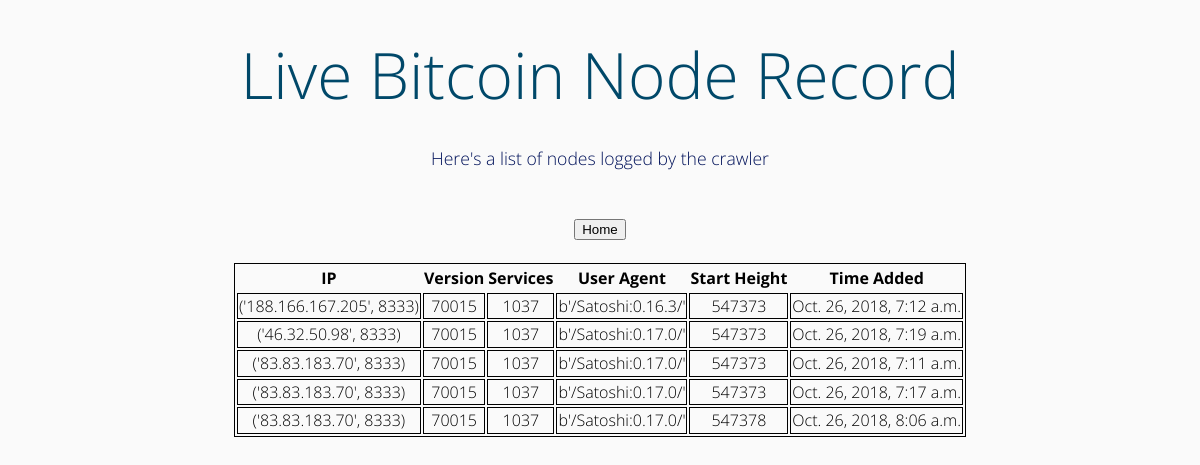
Screenshot of /nodelist with the database file from the repository.
### btccrawl/models.py (models this page shows)
class Node(models.Model):
	ip = models.CharField(max_length=60, ) #unique=True
	version = models.CharField(max_length=60)
	services = models.CharField(max_length=60)
	user_agent = models.CharField(max_length=60)
	start_height = models.CharField(max_length=60)
	created_date = models.DateTimeField(auto_now_add=True)

### btccrawl/views.py (the view)
# urls.py: url(r'^nodelist', views.nodelist),
def nodelist(request):
    nodelog = Node.objects.order_by('ip')
    results = {"node_db":nodelog}
    return render(request,'nodelist.html',results)

### templates/nodelist.html (shortened to what this page needs)
<!DOCTYPE html>
{% load static %}
<html>
  <head>
    <link rel="stylesheet" href="{% static "mystyle.css" %}"/>
  </head>
  <body>
    <h1>Live Bitcoin Node Record</h1>
    <h2>Here's a list of nodes logged by the crawler</h2>
    <div class="djangtwo">
      {% if node_db %}
        <form method="POST" action='{% url 'index' %}'>
        <input type="submit" class="btn btn-primary" align "center" value="Home">
      </form>
      <br>
          <table>
            <thead>
              <th>IP</th>
              <th>Version</th>
              <th>Services</th>
              <th>User Agent</th>
              <th>Start Height</th>
              <th>Time Added</th>
            </thead>
            {% for acc in node_db %}
              <tr>
                <td>{{ acc.ip }}</td>
                <td>{{ acc.version }}</td>
                <td>{{ acc.services }}</td>
                <td>{{ acc.user_agent }}</td>
                <td>{{ acc.start_height }}</td>
                <td>{{ acc.created_date }}</td>
              </tr>
            {% endfor %}
        </table>
      {% endif %}
    </div>
  </body>
</html>

### static/mystyle.css (style rules this page uses)
body { font-family: 'Open Sans', sans-serif; font-weight: 300; line-height: 1.42em; color:#00000; background-color:#FAFAFA; text-align: center; }
table, td, tr { font-family: 'Open Sans', sans-serif; font-weight: 300; line-height: 1.42em; color:#000000; text-align: center; margin-left:auto; margin-right:auto; background-color:##FFD294; border: 1px solid black; }
.djangtwo { text-align: center; }
h1 { font-size:4em; font-weight: 300; line-height:1em; text-align: center; color: #004869; }
h2 { font-size:1.1em; font-weight: 300; text-align: center; display: block; line-height:1em; padding-bottom: 2em; color: #00125a; }

### rows the page displays
Node: ip "('188.166.167.205', 8333)", version "70015", services "1037", user_agent "b'/Satoshi:0.16.3/'", start_height "547373", created_date "Oct. 26, 2018, 7:12 a.m."
Node: ip "('46.32.50.98', 8333)", version "70015", services "1037", user_agent "b'/Satoshi:0.17.0/'", start_height "547373", created_date "Oct. 26, 2018, 7:19 a.m."
Node: ip "('83.83.183.70', 8333)", version "70015", services "1037", user_agent "b'/Satoshi:0.17.0/'", start_height "547373", created_date "Oct. 26, 2018, 7:11 a.m."
Node: ip "('83.83.183.70', 8333)", version "70015", services "1037", user_agent "b'/Satoshi:0.17.0/'", start_height "547373", created_date "Oct. 26, 2018, 7:17 a.m."
Node: ip "('83.83.183.70', 8333)", version "70015", services "1037", user_agent "b'/Satoshi:0.17.0/'", start_height "547378", created_date "Oct. 26, 2018, 8:06 a.m."
